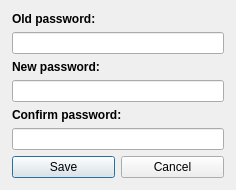
<?xml version="1.0" encoding="UTF-8"?>
<ui version="4.0">
 <class>ChangePassDialog</class>
 <widget class="QDialog" name="ChangePassDialog">
  <property name="geometry">
   <rect>
    <x>0</x>
    <y>0</y>
    <width>236</width>
    <height>186</height>
   </rect>
  </property>
  <property name="windowTitle">
   <string>Dialog</string>
  </property>
  <layout class="QVBoxLayout" name="verticalLayout_2">
   <property name="leftMargin">
    <number>12</number>
   </property>
   <property name="topMargin">
    <number>12</number>
   </property>
   <property name="rightMargin">
    <number>12</number>
   </property>
   <property name="bottomMargin">
    <number>12</number>
   </property>
   <item>
    <layout class="QVBoxLayout" name="verticalLayout">
     <item>
      <widget class="QLabel" name="label_2">
       <property name="font">
        <font>
         <weight>75</weight>
         <bold>true</bold>
        </font>
       </property>
       <property name="text">
        <string>Old password:</string>
       </property>
      </widget>
     </item>
     <item>
      <widget class="QLineEdit" name="line_pass">
       <property name="inputMethodHints">
        <set>Qt::ImhHiddenText|Qt::ImhNoAutoUppercase|Qt::ImhNoPredictiveText</set>
       </property>
       <property name="echoMode">
        <enum>QLineEdit::Password</enum>
       </property>
      </widget>
     </item>
     <item>
      <widget class="QLabel" name="label_3">
       <property name="font">
        <font>
         <weight>75</weight>
         <bold>true</bold>
        </font>
       </property>
       <property name="text">
        <string>New password:</string>
       </property>
      </widget>
     </item>
     <item>
      <widget class="QLineEdit" name="line_newpass">
       <property name="inputMethodHints">
        <set>Qt::ImhHiddenText|Qt::ImhNoAutoUppercase|Qt::ImhNoPredictiveText</set>
       </property>
       <property name="echoMode">
        <enum>QLineEdit::Password</enum>
       </property>
      </widget>
     </item>
     <item>
      <widget class="QLabel" name="label_4">
       <property name="font">
        <font>
         <weight>75</weight>
         <bold>true</bold>
        </font>
       </property>
       <property name="text">
        <string>Confirm password:</string>
       </property>
      </widget>
     </item>
     <item>
      <widget class="QLineEdit" name="line_newpass2">
       <property name="inputMethodHints">
        <set>Qt::ImhHiddenText|Qt::ImhNoAutoUppercase|Qt::ImhNoPredictiveText</set>
       </property>
       <property name="echoMode">
        <enum>QLineEdit::Password</enum>
       </property>
      </widget>
     </item>
    </layout>
   </item>
   <item>
    <layout class="QHBoxLayout" name="horizontalLayout">
     <item>
      <widget class="QPushButton" name="btnSave">
       <property name="text">
        <string>Save</string>
       </property>
      </widget>
     </item>
     <item>
      <widget class="QPushButton" name="btnCancel">
       <property name="text">
        <string>Cancel</string>
       </property>
      </widget>
     </item>
    </layout>
   </item>
  </layout>
 </widget>
 <resources/>
 <connections/>
</ui>
